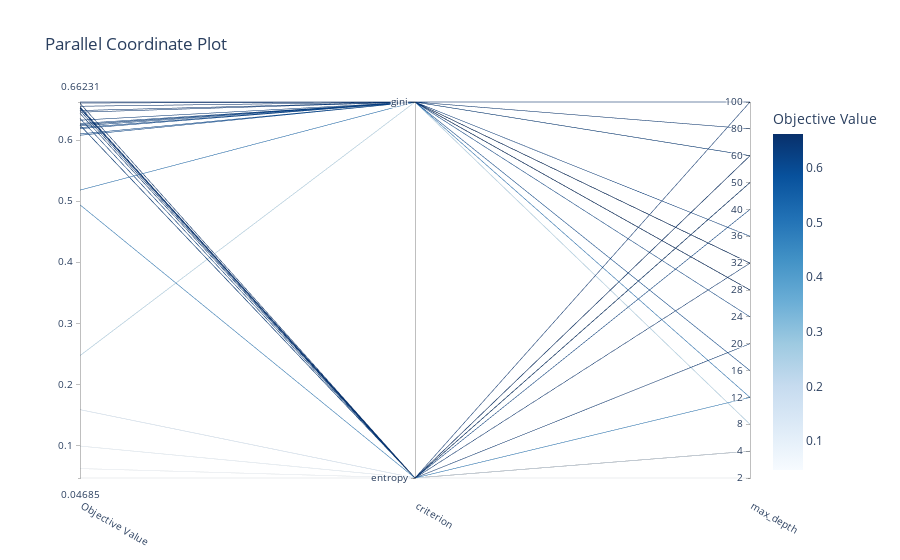

Notebook code cell kept with this figure:
### Code cell
# plots the interactive visualization of the high-dimensional parameter relationship
optuna.visualization.plot_parallel_coordinate(study)

### Figure 1 — Plotly figure (JSON) as saved in the notebook; plotly's stock layout.template omitted (floating-point values rounded to 4 significant figures)
{"data": [{"dimensions": [{"label": "Objective Value", "range": [0.04685, 0.6623], "values": [0.04685, 0.09917, 0.1587, 0.06231, 0.2472, 0.494, 0.5181, 0.6079, 0.6482, 0.6187, 0.6554, 0.61, 0.6606, 0.6544, 0.6204, 0.6623, 0.6232, 0.6272, 0.6325, 0.6243, 0.6355, 0.6437, 0.6243, 0.6601, 0.6527, 0.6254, 0.6253, 0.6484, 0.6517, 0.6457]}, {"label": "criterion", "range": [0, 1], "ticktext": ["entropy", "gini"], "tickvals": [0, 1], "values": [0, 0, 0, 0, 1, 0, 1, 1, 0, 1, 1, 1, 1, 0, 1, 1, 1, 1, 1, 0, 0, 0, 0, 0, 0, 1, 1, 1, 0, 1]}, {"label": "max_depth", "range": [0, 14], "ticktext": ["2", "4", "8", "12", "16", "20", "24", "28", "32", "36", "40", "50", "60", "80", "100"], "tickvals": [0, 1, 2, 3, 4, 5, 6, 7, 8, 9, 10, 11, 12, 13, 14], "values": [0, 1, 1, 1, 2, 3, 3, 4, 5, 6, 7, 7, 7, 8, 8, 8, 8, 8, 9, 10, 11, 11, 11, 12, 12, 12, 12, 13, 14, 14]}], "labelangle": 30, "labelside": "bottom", "line": {"color": [0.04685, 0.09917, 0.1587, 0.06231, 0.2472, 0.494, 0.5181, 0.6079, 0.6482, 0.6187, 0.6554, 0.61, 0.6606, 0.6544, 0.6204, 0.6623, 0.6232, 0.6272, 0.6325, 0.6243, 0.6355, 0.6437, 0.6243, 0.6601, 0.6527, 0.6254, 0.6253, 0.6484, 0.6517, 0.6457], "colorbar": {"title": {"text": "Objective Value"}}, "colorscale": [[0, "rgb(247,251,255)"], [0.125, "rgb(222,235,247)"], [0.25, "rgb(198,219,239)"], [0.375, "rgb(158,202,225)"], [0.5, "rgb(107,174,214)"], [0.625, "rgb(66,146,198)"], [0.75, "rgb(33,113,181)"], [0.875, "rgb(8,81,156)"], [1, "rgb(8,48,107)"]], "reversescale": false, "showscale": true}, "type": "parcoords"}], "layout": {"title": {"text": "Parallel Coordinate Plot"}}}
